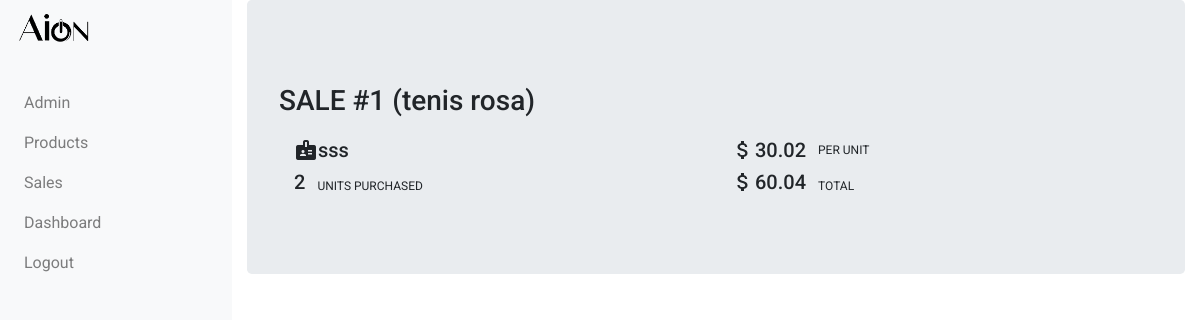
/sales_app/sales/1/, run on an earlier commit of the app's database.
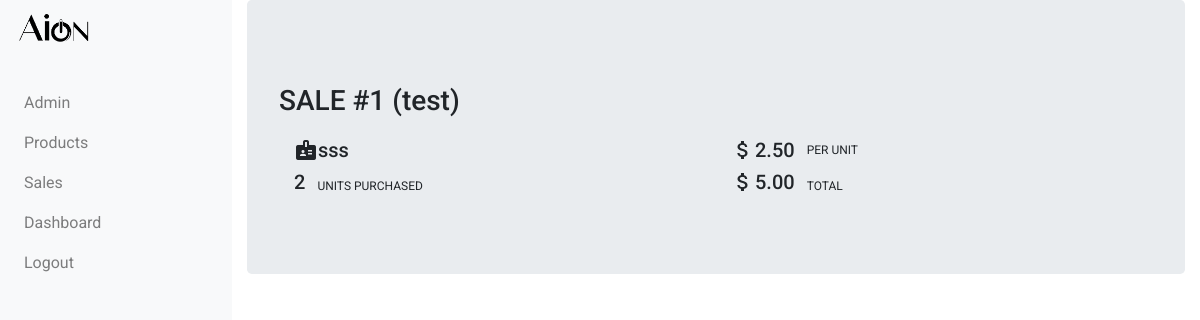
And on a later commit of the database.
### sales_app/models.py (models this page shows, shortened)
class Sale(models.Model):
    product_name = models.ForeignKey(Product, related_name='sales', on_delete=models.CASCADE)
    client_name = models.CharField(max_length=256)
    quantity = models.PositiveIntegerField()
    amount = models.DecimalField(decimal_places=2, max_digits=32, blank=True, null=True)

class Product(models.Model):
    name = models.CharField(max_length=256, unique=True)
    price = models.DecimalField(decimal_places=2, max_digits=32)
    def __str__(self):
        return self.name

### sales_app/views.py (the view)
# urls.py: path('sales/<int:pk>/', views.SalesDetailView.as_view(), name='sale_detail'),
class SalesDetailView(DetailView):
    context_object_name = 'sale_detail'
    model = models.Sale
    template_name = 'sales_app/sale_detail.html'

### sales_app/templates/sales_app/sale_detail.html
{% extends "sales_app/sales_app_base.html" %}
{% block body_block %}
<div class="jumbotron">
  <h3 class="page-header">
    SALE #{{sale_detail.id}} ({{sale_detail.product_name}})
  </h3>
  <div class="container">
    <div class="row">
      <div class="col-6">
        <div class="row id-detail">
          <span class="material-icons md-24 id-hash">badge</span>
          <h5 class="id-text">{{sale_detail.client_name}}</h5>
        </div>
      </div>
      <div class="col-6">
        <div class="row id-detail">
          <span class="material-icons md-24 id-hash">attach_money</span>
          <h5 class="id-text">{{sale_detail.product_name.price}}</h5>
          <p class="tiny-text">PER UNIT</p>
        </div>
      </div>
    </div>
    <div class="row">
      <div class="col-6">
        <div class="row id-detail">
          <h5>{{sale_detail.quantity}} </h5>
          <p class="tiny-text">UNITS PURCHASED</p>
        </div>
      </div>
      <div class="col-6">
        <div class="row id-detail">
          <span class="material-icons md-24 id-hash">attach_money</span>
          <h5>{{sale_detail.amount|floatformat:2}} </h5>
          <p class="tiny-text">TOTAL</p>
        </div>
      </div>
    </div>
  </div>
</div>
{% endblock %}

What changed in the data, as far as the page shows it:
changed Sale "sss": product_name "tenis rosa" → "test"; product_name.price "30.02" → "2.50"; amount "60.04" → "5.00"
